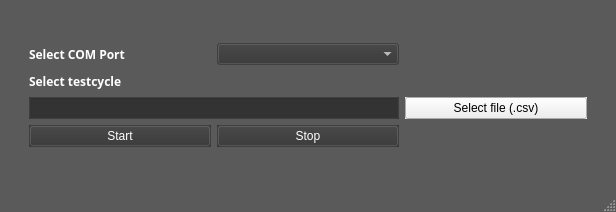
<?xml version="1.0" encoding="UTF-8"?>
<ui version="4.0">
 <class>MainWindow</class>
 <widget class="QMainWindow" name="MainWindow">
  <property name="geometry">
   <rect>
    <x>0</x>
    <y>0</y>
    <width>616</width>
    <height>212</height>
   </rect>
  </property>
  <property name="palette">
   <palette>
    <active>
     <colorrole role="WindowText">
      <brush brushstyle="SolidPattern">
       <color alpha="255">
        <red>255</red>
        <green>255</green>
        <blue>255</blue>
       </color>
      </brush>
     </colorrole>
     <colorrole role="Button">
      <brush brushstyle="SolidPattern">
       <color alpha="255">
        <red>51</red>
        <green>51</green>
        <blue>51</blue>
       </color>
      </brush>
     </colorrole>
     <colorrole role="Dark">
      <brush brushstyle="SolidPattern">
       <color alpha="255">
        <red>51</red>
        <green>51</green>
        <blue>51</blue>
       </color>
      </brush>
     </colorrole>
     <colorrole role="Mid">
      <brush brushstyle="SolidPattern">
       <color alpha="255">
        <red>51</red>
        <green>51</green>
        <blue>51</blue>
       </color>
      </brush>
     </colorrole>
     <colorrole role="Text">
      <brush brushstyle="SolidPattern">
       <color alpha="255">
        <red>255</red>
        <green>255</green>
        <blue>255</blue>
       </color>
      </brush>
     </colorrole>
     <colorrole role="ButtonText">
      <brush brushstyle="SolidPattern">
       <color alpha="255">
        <red>255</red>
        <green>255</green>
        <blue>255</blue>
       </color>
      </brush>
     </colorrole>
     <colorrole role="Base">
      <brush brushstyle="SolidPattern">
       <color alpha="255">
        <red>51</red>
        <green>51</green>
        <blue>51</blue>
       </color>
      </brush>
     </colorrole>
     <colorrole role="Window">
      <brush brushstyle="SolidPattern">
       <color alpha="255">
        <red>91</red>
        <green>90</green>
        <blue>90</blue>
       </color>
      </brush>
     </colorrole>
     <colorrole role="Highlight">
      <brush brushstyle="SolidPattern">
       <color alpha="255">
        <red>0</red>
        <green>143</green>
        <blue>150</blue>
       </color>
      </brush>
     </colorrole>
     <colorrole role="AlternateBase">
      <brush brushstyle="SolidPattern">
       <color alpha="255">
        <red>51</red>
        <green>51</green>
        <blue>51</blue>
       </color>
      </brush>
     </colorrole>
     <colorrole role="ToolTipBase">
      <brush brushstyle="SolidPattern">
       <color alpha="255">
        <red>51</red>
        <green>51</green>
        <blue>51</blue>
       </color>
      </brush>
     </colorrole>
     <colorrole role="PlaceholderText">
      <brush brushstyle="SolidPattern">
       <color alpha="128">
        <red>255</red>
        <green>255</green>
        <blue>255</blue>
       </color>
      </brush>
     </colorrole>
    </active>
    <inactive>
     <colorrole role="WindowText">
      <brush brushstyle="SolidPattern">
       <color alpha="255">
        <red>255</red>
        <green>255</green>
        <blue>255</blue>
       </color>
      </brush>
     </colorrole>
     <colorrole role="Button">
      <brush brushstyle="SolidPattern">
       <color alpha="255">
        <red>51</red>
        <green>51</green>
        <blue>51</blue>
       </color>
      </brush>
     </colorrole>
     <colorrole role="Dark">
      <brush brushstyle="SolidPattern">
       <color alpha="255">
        <red>51</red>
        <green>51</green>
        <blue>51</blue>
       </color>
      </brush>
     </colorrole>
     <colorrole role="Mid">
      <brush brushstyle="SolidPattern">
       <color alpha="255">
        <red>51</red>
        <green>51</green>
        <blue>51</blue>
       </color>
      </brush>
     </colorrole>
     <colorrole role="Text">
      <brush brushstyle="SolidPattern">
       <color alpha="255">
        <red>255</red>
        <green>255</green>
        <blue>255</blue>
       </color>
      </brush>
     </colorrole>
     <colorrole role="ButtonText">
      <brush brushstyle="SolidPattern">
       <color alpha="255">
        <red>255</red>
        <green>255</green>
        <blue>255</blue>
       </color>
      </brush>
     </colorrole>
     <colorrole role="Base">
      <brush brushstyle="SolidPattern">
       <color alpha="255">
        <red>51</red>
        <green>51</green>
        <blue>51</blue>
       </color>
      </brush>
     </colorrole>
     <colorrole role="Window">
      <brush brushstyle="SolidPattern">
       <color alpha="255">
        <red>91</red>
        <green>90</green>
        <blue>90</blue>
       </color>
      </brush>
     </colorrole>
     <colorrole role="Highlight">
      <brush brushstyle="SolidPattern">
       <color alpha="255">
        <red>0</red>
        <green>143</green>
        <blue>150</blue>
       </color>
      </brush>
     </colorrole>
     <colorrole role="AlternateBase">
      <brush brushstyle="SolidPattern">
       <color alpha="255">
        <red>51</red>
        <green>51</green>
        <blue>51</blue>
       </color>
      </brush>
     </colorrole>
     <colorrole role="ToolTipBase">
      <brush brushstyle="SolidPattern">
       <color alpha="255">
        <red>51</red>
        <green>51</green>
        <blue>51</blue>
       </color>
      </brush>
     </colorrole>
     <colorrole role="PlaceholderText">
      <brush brushstyle="SolidPattern">
       <color alpha="128">
        <red>255</red>
        <green>255</green>
        <blue>255</blue>
       </color>
      </brush>
     </colorrole>
    </inactive>
    <disabled>
     <colorrole role="WindowText">
      <brush brushstyle="SolidPattern">
       <color alpha="255">
        <red>51</red>
        <green>51</green>
        <blue>51</blue>
       </color>
      </brush>
     </colorrole>
     <colorrole role="Button">
      <brush brushstyle="SolidPattern">
       <color alpha="255">
        <red>51</red>
        <green>51</green>
        <blue>51</blue>
       </color>
      </brush>
     </colorrole>
     <colorrole role="Dark">
      <brush brushstyle="SolidPattern">
       <color alpha="255">
        <red>51</red>
        <green>51</green>
        <blue>51</blue>
       </color>
      </brush>
     </colorrole>
     <colorrole role="Mid">
      <brush brushstyle="SolidPattern">
       <color alpha="255">
        <red>51</red>
        <green>51</green>
        <blue>51</blue>
       </color>
      </brush>
     </colorrole>
     <colorrole role="Text">
      <brush brushstyle="SolidPattern">
       <color alpha="255">
        <red>51</red>
        <green>51</green>
        <blue>51</blue>
       </color>
      </brush>
     </colorrole>
     <colorrole role="ButtonText">
      <brush brushstyle="SolidPattern">
       <color alpha="255">
        <red>51</red>
        <green>51</green>
        <blue>51</blue>
       </color>
      </brush>
     </colorrole>
     <colorrole role="Base">
      <brush brushstyle="SolidPattern">
       <color alpha="255">
        <red>91</red>
        <green>90</green>
        <blue>90</blue>
       </color>
      </brush>
     </colorrole>
     <colorrole role="Window">
      <brush brushstyle="SolidPattern">
       <color alpha="255">
        <red>91</red>
        <green>90</green>
        <blue>90</blue>
       </color>
      </brush>
     </colorrole>
     <colorrole role="Highlight">
      <brush brushstyle="SolidPattern">
       <color alpha="255">
        <red>0</red>
        <green>120</green>
        <blue>215</blue>
       </color>
      </brush>
     </colorrole>
     <colorrole role="AlternateBase">
      <brush brushstyle="SolidPattern">
       <color alpha="255">
        <red>51</red>
        <green>51</green>
        <blue>51</blue>
       </color>
      </brush>
     </colorrole>
     <colorrole role="ToolTipBase">
      <brush brushstyle="SolidPattern">
       <color alpha="255">
        <red>51</red>
        <green>51</green>
        <blue>51</blue>
       </color>
      </brush>
     </colorrole>
     <colorrole role="PlaceholderText">
      <brush brushstyle="SolidPattern">
       <color alpha="128">
        <red>0</red>
        <green>0</green>
        <blue>0</blue>
       </color>
      </brush>
     </colorrole>
    </disabled>
   </palette>
  </property>
  <property name="windowTitle">
   <string>MainWindow</string>
  </property>
  <widget class="QWidget" name="centralwidget">
   <property name="sizePolicy">
    <sizepolicy hsizetype="MinimumExpanding" vsizetype="MinimumExpanding">
     <horstretch>0</horstretch>
     <verstretch>0</verstretch>
    </sizepolicy>
   </property>
   <layout class="QGridLayout" name="gridLayout_2">
    <item row="0" column="0">
     <layout class="QGridLayout" name="gridLayout">
      <property name="sizeConstraint">
       <enum>QLayout::SetDefaultConstraint</enum>
      </property>
      <item row="4" column="1">
       <widget class="QPushButton" name="but_start">
        <property name="sizePolicy">
         <sizepolicy hsizetype="MinimumExpanding" vsizetype="Fixed">
          <horstretch>0</horstretch>
          <verstretch>0</verstretch>
         </sizepolicy>
        </property>
        <property name="minimumSize">
         <size>
          <width>20</width>
          <height>20</height>
         </size>
        </property>
        <property name="maximumSize">
         <size>
          <width>16777215</width>
          <height>16777215</height>
         </size>
        </property>
        <property name="palette">
         <palette>
          <active>
           <colorrole role="WindowText">
            <brush brushstyle="SolidPattern">
             <color alpha="255">
              <red>255</red>
              <green>255</green>
              <blue>255</blue>
             </color>
            </brush>
           </colorrole>
           <colorrole role="Button">
            <brush brushstyle="SolidPattern">
             <color alpha="255">
              <red>51</red>
              <green>51</green>
              <blue>52</blue>
             </color>
            </brush>
           </colorrole>
           <colorrole role="Light">
            <brush brushstyle="SolidPattern">
             <color alpha="255">
              <red>85</red>
              <green>255</green>
              <blue>255</blue>
             </color>
            </brush>
           </colorrole>
           <colorrole role="Midlight">
            <brush brushstyle="SolidPattern">
             <color alpha="255">
              <red>51</red>
              <green>51</green>
              <blue>51</blue>
             </color>
            </brush>
           </colorrole>
           <colorrole role="Text">
            <brush brushstyle="SolidPattern">
             <color alpha="255">
              <red>255</red>
              <green>255</green>
              <blue>255</blue>
             </color>
            </brush>
           </colorrole>
           <colorrole role="ButtonText">
            <brush brushstyle="SolidPattern">
             <color alpha="255">
              <red>255</red>
              <green>255</green>
              <blue>255</blue>
             </color>
            </brush>
           </colorrole>
           <colorrole role="Base">
            <brush brushstyle="SolidPattern">
             <color alpha="255">
              <red>51</red>
              <green>51</green>
              <blue>51</blue>
             </color>
            </brush>
           </colorrole>
           <colorrole role="AlternateBase">
            <brush brushstyle="SolidPattern">
             <color alpha="255">
              <red>51</red>
              <green>51</green>
              <blue>51</blue>
             </color>
            </brush>
           </colorrole>
           <colorrole role="PlaceholderText">
            <brush brushstyle="NoBrush">
             <color alpha="128">
              <red>255</red>
              <green>255</green>
              <blue>255</blue>
             </color>
            </brush>
           </colorrole>
          </active>
          <inactive>
           <colorrole role="WindowText">
            <brush brushstyle="SolidPattern">
             <color alpha="255">
              <red>255</red>
              <green>255</green>
              <blue>255</blue>
             </color>
            </brush>
           </colorrole>
           <colorrole role="Button">
            <brush brushstyle="SolidPattern">
             <color alpha="255">
              <red>51</red>
              <green>51</green>
              <blue>52</blue>
             </color>
            </brush>
           </colorrole>
           <colorrole role="Light">
            <brush brushstyle="SolidPattern">
             <color alpha="255">
              <red>85</red>
              <green>255</green>
              <blue>255</blue>
             </color>
            </brush>
           </colorrole>
           <colorrole role="Midlight">
            <brush brushstyle="SolidPattern">
             <color alpha="255">
              <red>51</red>
              <green>51</green>
              <blue>51</blue>
             </color>
            </brush>
           </colorrole>
           <colorrole role="Text">
            <brush brushstyle="SolidPattern">
             <color alpha="255">
              <red>255</red>
              <green>255</green>
              <blue>255</blue>
             </color>
            </brush>
           </colorrole>
           <colorrole role="ButtonText">
            <brush brushstyle="SolidPattern">
             <color alpha="255">
              <red>255</red>
              <green>255</green>
              <blue>255</blue>
             </color>
            </brush>
           </colorrole>
           <colorrole role="Base">
            <brush brushstyle="SolidPattern">
             <color alpha="255">
              <red>51</red>
              <green>51</green>
              <blue>51</blue>
             </color>
            </brush>
           </colorrole>
           <colorrole role="AlternateBase">
            <brush brushstyle="SolidPattern">
             <color alpha="255">
              <red>51</red>
              <green>51</green>
              <blue>51</blue>
             </color>
            </brush>
           </colorrole>
           <colorrole role="PlaceholderText">
            <brush brushstyle="NoBrush">
             <color alpha="128">
              <red>255</red>
              <green>255</green>
              <blue>255</blue>
             </color>
            </brush>
           </colorrole>
          </inactive>
          <disabled>
           <colorrole role="WindowText">
            <brush brushstyle="SolidPattern">
             <color alpha="255">
              <red>136</red>
              <green>136</green>
              <blue>136</blue>
             </color>
            </brush>
           </colorrole>
           <colorrole role="Button">
            <brush brushstyle="SolidPattern">
             <color alpha="255">
              <red>51</red>
              <green>51</green>
              <blue>52</blue>
             </color>
            </brush>
           </colorrole>
           <colorrole role="Light">
            <brush brushstyle="SolidPattern">
             <color alpha="255">
              <red>85</red>
              <green>255</green>
              <blue>255</blue>
             </color>
            </brush>
           </colorrole>
           <colorrole role="Midlight">
            <brush brushstyle="SolidPattern">
             <color alpha="255">
              <red>51</red>
              <green>51</green>
              <blue>51</blue>
             </color>
            </brush>
           </colorrole>
           <colorrole role="Text">
            <brush brushstyle="SolidPattern">
             <color alpha="255">
              <red>115</red>
              <green>115</green>
              <blue>115</blue>
             </color>
            </brush>
           </colorrole>
           <colorrole role="ButtonText">
            <brush brushstyle="SolidPattern">
             <color alpha="255">
              <red>255</red>
              <green>255</green>
              <blue>255</blue>
             </color>
            </brush>
           </colorrole>
           <colorrole role="Base">
            <brush brushstyle="SolidPattern">
             <color alpha="255">
              <red>51</red>
              <green>51</green>
              <blue>51</blue>
             </color>
            </brush>
           </colorrole>
           <colorrole role="AlternateBase">
            <brush brushstyle="SolidPattern">
             <color alpha="255">
              <red>51</red>
              <green>51</green>
              <blue>51</blue>
             </color>
            </brush>
           </colorrole>
           <colorrole role="PlaceholderText">
            <brush brushstyle="NoBrush">
             <color alpha="128">
              <red>255</red>
              <green>255</green>
              <blue>255</blue>
             </color>
            </brush>
           </colorrole>
          </disabled>
         </palette>
        </property>
        <property name="font">
         <font>
          <family>Segoe UI</family>
         </font>
        </property>
        <property name="autoFillBackground">
         <bool>true</bool>
        </property>
        <property name="text">
         <string>Start</string>
        </property>
       </widget>
      </item>
      <item row="4" column="0">
       <spacer name="horizontalSpacer_2">
        <property name="orientation">
         <enum>Qt::Horizontal</enum>
        </property>
        <property name="sizeType">
         <enum>QSizePolicy::Minimum</enum>
        </property>
        <property name="sizeHint" stdset="0">
         <size>
          <width>20</width>
          <height>0</height>
         </size>
        </property>
       </spacer>
      </item>
      <item row="3" column="4">
       <spacer name="horizontalSpacer">
        <property name="orientation">
         <enum>Qt::Horizontal</enum>
        </property>
        <property name="sizeType">
         <enum>QSizePolicy::Minimum</enum>
        </property>
        <property name="sizeHint" stdset="0">
         <size>
          <width>20</width>
          <height>0</height>
         </size>
        </property>
       </spacer>
      </item>
      <item row="0" column="1">
       <spacer name="verticalSpacer_2">
        <property name="orientation">
         <enum>Qt::Vertical</enum>
        </property>
        <property name="sizeType">
         <enum>QSizePolicy::Fixed</enum>
        </property>
        <property name="sizeHint" stdset="0">
         <size>
          <width>20</width>
          <height>20</height>
         </size>
        </property>
       </spacer>
      </item>
      <item row="3" column="1" colspan="2">
       <widget class="QLineEdit" name="txt_file">
        <property name="sizePolicy">
         <sizepolicy hsizetype="MinimumExpanding" vsizetype="Fixed">
          <horstretch>0</horstretch>
          <verstretch>0</verstretch>
         </sizepolicy>
        </property>
        <property name="minimumSize">
         <size>
          <width>40</width>
          <height>22</height>
         </size>
        </property>
        <property name="palette">
         <palette>
          <active>
           <colorrole role="WindowText">
            <brush brushstyle="SolidPattern">
             <color alpha="255">
              <red>255</red>
              <green>255</green>
              <blue>255</blue>
             </color>
            </brush>
           </colorrole>
           <colorrole role="Light">
            <brush brushstyle="SolidPattern">
             <color alpha="255">
              <red>51</red>
              <green>51</green>
              <blue>51</blue>
             </color>
            </brush>
           </colorrole>
           <colorrole role="Midlight">
            <brush brushstyle="SolidPattern">
             <color alpha="255">
              <red>51</red>
              <green>51</green>
              <blue>51</blue>
             </color>
            </brush>
           </colorrole>
           <colorrole role="HighlightedText">
            <brush brushstyle="SolidPattern">
             <color alpha="255">
              <red>255</red>
              <green>255</green>
              <blue>255</blue>
             </color>
            </brush>
           </colorrole>
           <colorrole role="ToolTipBase">
            <brush brushstyle="SolidPattern">
             <color alpha="255">
              <red>51</red>
              <green>51</green>
              <blue>51</blue>
             </color>
            </brush>
           </colorrole>
           <colorrole role="ToolTipText">
            <brush brushstyle="SolidPattern">
             <color alpha="255">
              <red>255</red>
              <green>255</green>
              <blue>255</blue>
             </color>
            </brush>
           </colorrole>
          </active>
          <inactive>
           <colorrole role="WindowText">
            <brush brushstyle="SolidPattern">
             <color alpha="255">
              <red>255</red>
              <green>255</green>
              <blue>255</blue>
             </color>
            </brush>
           </colorrole>
           <colorrole role="Light">
            <brush brushstyle="SolidPattern">
             <color alpha="255">
              <red>51</red>
              <green>51</green>
              <blue>51</blue>
             </color>
            </brush>
           </colorrole>
           <colorrole role="Midlight">
            <brush brushstyle="SolidPattern">
             <color alpha="255">
              <red>51</red>
              <green>51</green>
              <blue>51</blue>
             </color>
            </brush>
           </colorrole>
           <colorrole role="HighlightedText">
            <brush brushstyle="SolidPattern">
             <color alpha="255">
              <red>255</red>
              <green>255</green>
              <blue>255</blue>
             </color>
            </brush>
           </colorrole>
           <colorrole role="ToolTipBase">
            <brush brushstyle="SolidPattern">
             <color alpha="255">
              <red>51</red>
              <green>51</green>
              <blue>51</blue>
             </color>
            </brush>
           </colorrole>
           <colorrole role="ToolTipText">
            <brush brushstyle="SolidPattern">
             <color alpha="255">
              <red>255</red>
              <green>255</green>
              <blue>255</blue>
             </color>
            </brush>
           </colorrole>
          </inactive>
          <disabled>
           <colorrole role="WindowText">
            <brush brushstyle="SolidPattern">
             <color alpha="255">
              <red>100</red>
              <green>100</green>
              <blue>100</blue>
             </color>
            </brush>
           </colorrole>
           <colorrole role="Light">
            <brush brushstyle="SolidPattern">
             <color alpha="255">
              <red>51</red>
              <green>51</green>
              <blue>51</blue>
             </color>
            </brush>
           </colorrole>
           <colorrole role="Midlight">
            <brush brushstyle="SolidPattern">
             <color alpha="255">
              <red>51</red>
              <green>51</green>
              <blue>51</blue>
             </color>
            </brush>
           </colorrole>
           <colorrole role="HighlightedText">
            <brush brushstyle="SolidPattern">
             <color alpha="255">
              <red>255</red>
              <green>255</green>
              <blue>255</blue>
             </color>
            </brush>
           </colorrole>
           <colorrole role="ToolTipBase">
            <brush brushstyle="SolidPattern">
             <color alpha="255">
              <red>51</red>
              <green>51</green>
              <blue>51</blue>
             </color>
            </brush>
           </colorrole>
           <colorrole role="ToolTipText">
            <brush brushstyle="SolidPattern">
             <color alpha="255">
              <red>255</red>
              <green>255</green>
              <blue>255</blue>
             </color>
            </brush>
           </colorrole>
          </disabled>
         </palette>
        </property>
        <property name="font">
         <font>
          <family>Segoe UI</family>
         </font>
        </property>
        <property name="autoFillBackground">
         <bool>true</bool>
        </property>
       </widget>
      </item>
      <item row="3" column="3">
       <widget class="QPushButton" name="but_selectFile">
        <property name="sizePolicy">
         <sizepolicy hsizetype="MinimumExpanding" vsizetype="Fixed">
          <horstretch>0</horstretch>
          <verstretch>0</verstretch>
         </sizepolicy>
        </property>
        <property name="minimumSize">
         <size>
          <width>20</width>
          <height>20</height>
         </size>
        </property>
        <property name="font">
         <font>
          <family>Segoe UI</family>
         </font>
        </property>
        <property name="autoFillBackground">
         <bool>true</bool>
        </property>
        <property name="styleSheet">
         <string notr="true">border-color: rgb(51, 51, 51);</string>
        </property>
        <property name="text">
         <string>Select file (.csv)</string>
        </property>
       </widget>
      </item>
      <item row="2" column="1">
       <widget class="QLabel" name="label">
        <property name="sizePolicy">
         <sizepolicy hsizetype="MinimumExpanding" vsizetype="Fixed">
          <horstretch>0</horstretch>
          <verstretch>0</verstretch>
         </sizepolicy>
        </property>
        <property name="minimumSize">
         <size>
          <width>20</width>
          <height>20</height>
         </size>
        </property>
        <property name="font">
         <font>
          <family>Segoe UI Semibold</family>
          <weight>75</weight>
          <bold>true</bold>
         </font>
        </property>
        <property name="text">
         <string>Select testcycle</string>
        </property>
       </widget>
      </item>
      <item row="4" column="2">
       <widget class="QPushButton" name="but_stop">
        <property name="sizePolicy">
         <sizepolicy hsizetype="MinimumExpanding" vsizetype="Fixed">
          <horstretch>0</horstretch>
          <verstretch>0</verstretch>
         </sizepolicy>
        </property>
        <property name="minimumSize">
         <size>
          <width>20</width>
          <height>20</height>
         </size>
        </property>
        <property name="maximumSize">
         <size>
          <width>16777215</width>
          <height>16777215</height>
         </size>
        </property>
        <property name="palette">
         <palette>
          <active>
           <colorrole role="Button">
            <brush brushstyle="SolidPattern">
             <color alpha="255">
              <red>51</red>
              <green>51</green>
              <blue>51</blue>
             </color>
            </brush>
           </colorrole>
           <colorrole role="Light">
            <brush brushstyle="SolidPattern">
             <color alpha="255">
              <red>85</red>
              <green>255</green>
              <blue>255</blue>
             </color>
            </brush>
           </colorrole>
           <colorrole role="AlternateBase">
            <brush brushstyle="SolidPattern">
             <color alpha="255">
              <red>51</red>
              <green>51</green>
              <blue>51</blue>
             </color>
            </brush>
           </colorrole>
          </active>
          <inactive>
           <colorrole role="Button">
            <brush brushstyle="SolidPattern">
             <color alpha="255">
              <red>51</red>
              <green>51</green>
              <blue>51</blue>
             </color>
            </brush>
           </colorrole>
           <colorrole role="Light">
            <brush brushstyle="SolidPattern">
             <color alpha="255">
              <red>85</red>
              <green>255</green>
              <blue>255</blue>
             </color>
            </brush>
           </colorrole>
           <colorrole role="AlternateBase">
            <brush brushstyle="SolidPattern">
             <color alpha="255">
              <red>51</red>
              <green>51</green>
              <blue>51</blue>
             </color>
            </brush>
           </colorrole>
          </inactive>
          <disabled>
           <colorrole role="Button">
            <brush brushstyle="SolidPattern">
             <color alpha="255">
              <red>51</red>
              <green>51</green>
              <blue>51</blue>
             </color>
            </brush>
           </colorrole>
           <colorrole role="Light">
            <brush brushstyle="SolidPattern">
             <color alpha="255">
              <red>85</red>
              <green>255</green>
              <blue>255</blue>
             </color>
            </brush>
           </colorrole>
           <colorrole role="AlternateBase">
            <brush brushstyle="SolidPattern">
             <color alpha="255">
              <red>51</red>
              <green>51</green>
              <blue>51</blue>
             </color>
            </brush>
           </colorrole>
          </disabled>
         </palette>
        </property>
        <property name="font">
         <font>
          <family>Segoe UI</family>
         </font>
        </property>
        <property name="autoFillBackground">
         <bool>true</bool>
        </property>
        <property name="text">
         <string>Stop</string>
        </property>
       </widget>
      </item>
      <item row="5" column="1">
       <spacer name="verticalSpacer">
        <property name="orientation">
         <enum>Qt::Vertical</enum>
        </property>
        <property name="sizeType">
         <enum>QSizePolicy::Fixed</enum>
        </property>
        <property name="sizeHint" stdset="0">
         <size>
          <width>0</width>
          <height>20</height>
         </size>
        </property>
       </spacer>
      </item>
      <item row="1" column="1">
       <widget class="QLabel" name="label_2">
        <property name="font">
         <font>
          <family>Segoe UI Semibold</family>
          <weight>75</weight>
          <bold>true</bold>
         </font>
        </property>
        <property name="text">
         <string>Select COM Port</string>
        </property>
       </widget>
      </item>
      <item row="1" column="2">
       <widget class="QComboBox" name="comboPort">
        <property name="sizePolicy">
         <sizepolicy hsizetype="MinimumExpanding" vsizetype="Fixed">
          <horstretch>0</horstretch>
          <verstretch>0</verstretch>
         </sizepolicy>
        </property>
        <property name="minimumSize">
         <size>
          <width>40</width>
          <height>22</height>
         </size>
        </property>
       </widget>
      </item>
     </layout>
    </item>
   </layout>
  </widget>
  <widget class="QMenuBar" name="menubar">
   <property name="geometry">
    <rect>
     <x>0</x>
     <y>0</y>
     <width>616</width>
     <height>25</height>
    </rect>
   </property>
  </widget>
  <widget class="QStatusBar" name="statusbar"/>
 </widget>
 <resources/>
 <connections/>
</ui>
